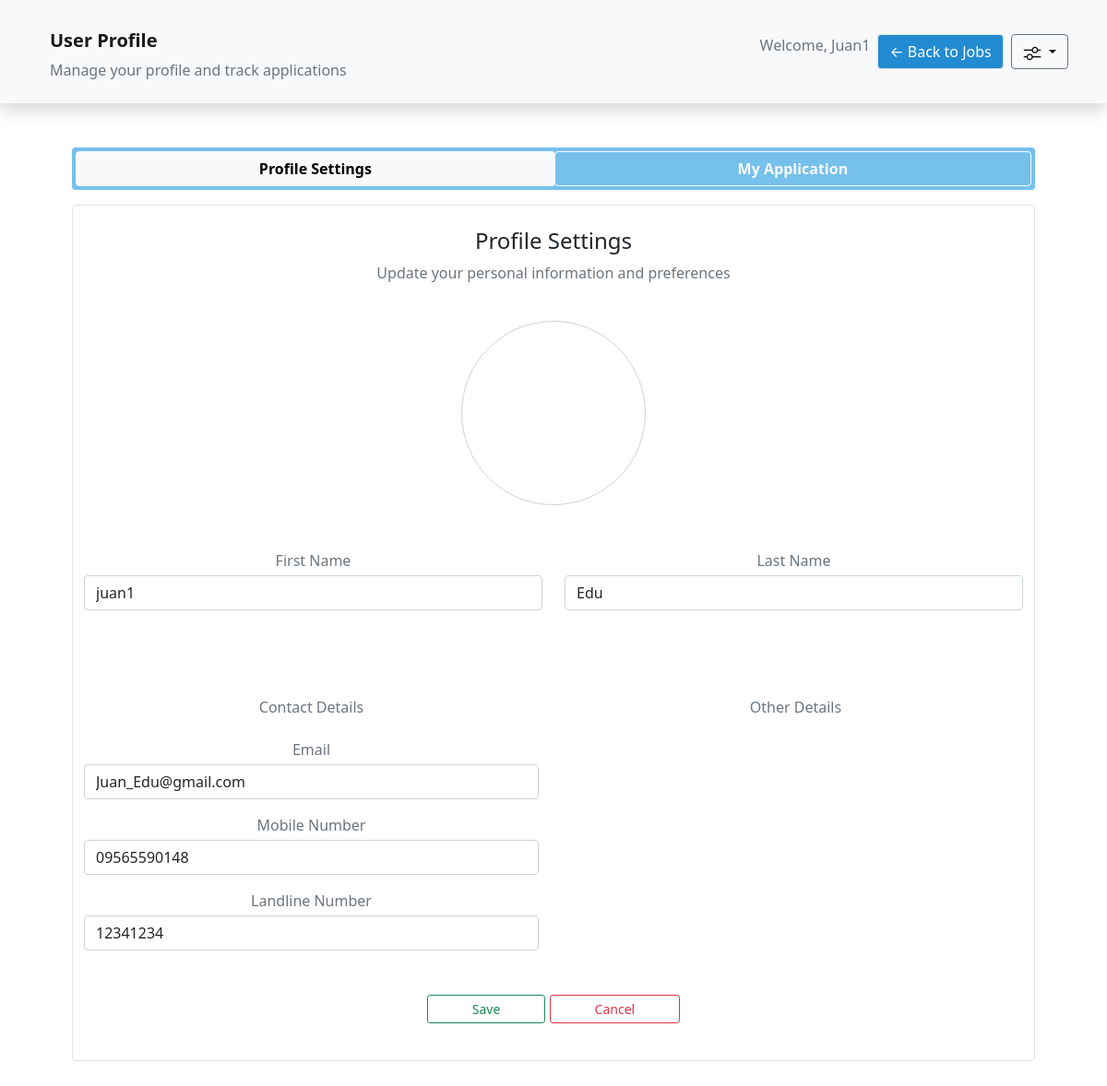
/public/ (signed in), run on an earlier commit of the app's database.
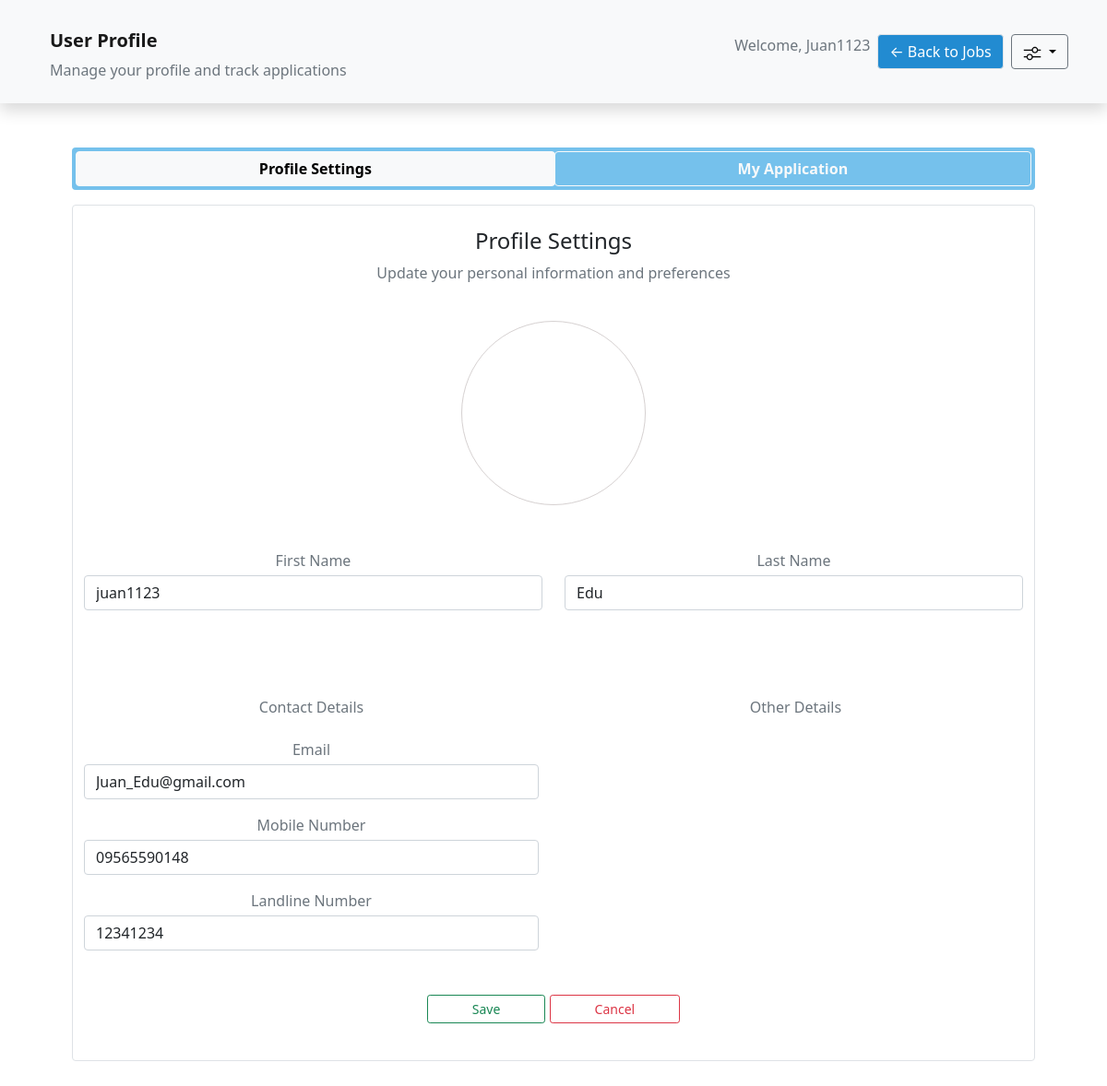
And on a later commit of the database.
### my_app/models.py (models this page shows, shortened)
class Users(db.Model,UserMixin):
    id = db.Column(db.Integer(),primary_key=True)
    firstname=db.Column(db.String(length=30),nullable=False)
    lastname=db.Column(db.String(length=30),nullable=False)
    email_address=db.Column(db.String(length=50),nullable=False,unique=True)
    password_hash=db.Column(db.String(length=30),nullable=False)
    mobile_number = db.Column(db.String(length=11),nullable=True)
    phone_number = db.Column(db.String(length=8),nullable=True)
    rel_id_jobs = db.relationship('Jobs',backref='rel_id_jobs',lazy=True)
    department_id =db.Column(db.Integer(),db.ForeignKey('department.id'))
    user_type_id = db.Column(db.Integer(),db.ForeignKey('usertype.id'))
    user_type = db.relationship('Usertype')
    creation_date = db.Column(db.Date(),nullable=False)
    write_date =  db.Column(db.Date(),nullable=False)
    @property
    def password(self):
        return self.password

### my_app/routes.py (the view, shortened to what this page needs)
@app.route('/public/',methods=["GET","POST"])
@login_required
def public_dashboard():
    form=PersonalInfoForm(obj=current_user)
    if current_user.user_type.name != "public":
        return redirect(url_for("home_page"))
    return render_template('public/public_dashboard.html',show_navbar=False,form=form)

### my_app/forms.py
class PersonalInfoForm(FlaskForm):
    firstname = StringField(label='First Name', validators=[Length(min=3,max=30), DataRequired()])
    lastname = StringField(label='Last Name', validators=[Length(min=3,max=30), DataRequired()])
    email_address=StringField(label='Email', validators=[Email(), DataRequired()])
    mobile_number = StringField(label='Mobile Number', validators=[Length(min=11,max=11), DataRequired()])
    phone_number=StringField(label='Landline Number', validators=[Length(min=8,max=8)],default=('00000000'))
    update=SubmitField(label='Save')
    cancel=SubmitField(label='Cancel')

### my_app/models.py (called while the page is built)
@login_manager.user_loader
def load_user(user_id):
    return Users.query.get(int(user_id))

### my_app/templates/public/public_dashboard.html (shortened to what this page needs)
{% extends "dashboard/base_dashboard.html"%}
{% block nav %}
<li class="nav-item ">
    <span class="text-muted UserProf">Welcome, {{ current_user.firstname|capitalize }} </span>
</li>
<li class="nav-item">
    <button id="nav-btn" type="button" class="btn btn-light fw-normal border" onclick="location.href='{{ url_for('career_page') }}'">
    ← Back to Jobs
    </button>
</li>
<li class="nav-item">
    <div class="dropdown">
        <button class="btn btn-light dropdown-toggle border border-secondary" type="button" id="dropdownMenuButton2" data-bs-toggle="dropdown" aria-expanded="false">
            <img src="{{ url_for('static', filename='builtin/icons/menu-button.png') }}" width="20" alt="Menu Icon">
        </button>
    </div>
</li>
{% endblock%}
{% block section %}
<div class="container p-5">
    <div id='btn-group-container' class="container-fluid p-1 mb-3 rounded btn-group-container">
        <div class="btn-group  w-100" role="group" aria-label="Form Navigation">
            <button type="button" class="btn btn-outline-light fw-bold rounded active" id="btn-personal">Profile Settings</button>
            <button type="button" class="btn btn-outline-light fw-bold rounded" id="btn-application">My Application</button>
        </div>
    </div>
    <div id="section-personal" class="form-section container-fluid border rounded py-4">
        <div class="d-flex flex-column align-items-center justify-content-center pb-4">
            <h4>Profile Settings</h4>
            <p class="text-muted">Update your personal information and preferences</p>
        </div>
        <form method="POST">
            <div class="avatar pb-5">
                <div class="avatar-pic">
                </div>
            </div>
            <div class="row row-cols-1 row-cols-lg-2 mb-5 text-muted">
                <div class="col text-center">
                    {{ form.firstname.label(class="mb-1") }}
                    {{ form.firstname(class="form-control", placeholder="Juan") }}
                </div>
                <div class="col text-center">
                    {{ form.lastname.label(class="mb-1") }}
                    {{ form.lastname(class="form-control", placeholder="Dela Cruz") }}
                </div>
            </div>
            <div class="row">
                <div class="col-12 col-lg-6 text-center text-muted py-5 pe-lg-3">
                    <h6 class="mb-4">Contact Details</h6>
                    <div class="mb-3">
                        {{ form.email_address.label(class="mb-1") }}
                        {{ form.email_address(class="form-control", placeholder="your@email.com") }}
                    </div>
                    <div class="mb-3">
                        {{ form.mobile_number.label(class="mb-1") }}
                        {{ form.mobile_number(class="form-control", placeholder="+63*") }}
                    </div>
                    <div>
                        {{ form.phone_number.label(class="mb-1") }}
                        {{ form.phone_number(class="form-control", placeholder="0000-0000") }}
                    </div>
                </div>
                <div class="col-12 col-lg-6 text-center text-muted py-5 ps-lg-3">
                    <h6 class="mb-4">Other Details</h6>
                </div>
            </div>
            <div class="text-center mb-3">
                {{form.update(class="btn btn-sm btn-outline-success text-success px-5")}}
                {{form.cancel (class="btn btn-sm btn-outline-danger text-danger px-5")}}
            </div>
        </form>
    </div>
</div>
{% endblock%}

### my_app/templates/dashboard/base_dashboard.html (shortened to what this page needs)
{% extends "base.html"%}
{% block content %}
    <nav class="navbar navbar-expand-lg navbar-light bg-light shadow p-4">
        <div class="container">
            {% if current_user.user_type.name=='admin' or current_user.user_type.name=='internal'%}
                <div class="d-flex w-100 justify-content-between align-items-center position-relative">
                    <button class="btn btn-light d-flex justify-content-center align-items-center p-2 dashboard_side_btn" type="button" data-bs-toggle="offcanvas" data-bs-target="#offcanvasScrolling" aria-controls="offcanvasScrolling">
                        <img src="{{ url_for('static', filename='builtin/icons/menu-button.png') }}" width="20" alt="Menu Icon">
                    </button>
                    <div class="position-absolute start-50 translate-middle-x text-center">
                        <a class="navbar-brand fw-bold mb-0" href="{{ url_for('admin_dashboard') }}">
                            <span>{{ current_user.user_type|capitalize }}</span> Dashboard
                        </a>
                        <div class="text-muted small">Welcome back, {{ current_user.firstname|capitalize }}</div>
                    </div>
                    <button class="navbar-toggler" type="button" data-bs-toggle="collapse" data-bs-target="#navbarNavAltMarkup" aria-controls="navbarNavAltMarkup" aria-expanded="false" aria-label="Toggle navigation">
                        <span class="navbar-toggler-icon"></span>
                    </button>
                </div>
            {% else %}
                <div class="container-fluid">
                    <div class="d-flex justify-content-between align-items-center flex-wrap">
                        <a class="navbar-brand fw-bold" href="{{url_for('admin_dashboard')}}">User Profile</a>
                    </div>
                    <span class="text-sm text-muted UserProf">Manage your profile and track applications</span>
                </div>
            {% endif %}
            <div class="collapse navbar-collapse text-end text-nowrap" id="navbarNavAltMarkup">
                <ul class="navbar-nav ms-auto gap-2 ">
                    {% block nav%}
                    {% endblock%}
                </ul>
            </div>
        </div>
    </nav>
    <section class="main-content">
    {% block section %}{% endblock%}
    </section>
{% endblock%}

### my_app/templates/base.html (shortened to what this page needs)
<!DOCTYPE html>
<html lang="en">
<head>
    <link href="https://cdn.jsdelivr.net/npm/bootstrap@5.0.2/dist/css/bootstrap.min.css" rel="stylesheet">
    <link rel="stylesheet" href="https://cdn.jsdelivr.net/npm/bootstrap-icons@1.3.0/font/bootstrap-icons.css">
    <link href="https://cdn.jsdelivr.net/npm/remixicon@3.2.0/fonts/remixicon.css" rel="stylesheet">
    <link rel= "stylesheet" href= "{{ url_for('static',filename='style.css') }}">
</head>
<body>
    {% block content%}
    {% endblock%}
</body>
</html>

### my_app/static/style.css (style rules this page uses)
:root { --primary-color: #e0ebed; --text-dark: #231e22; --text-light: #767268; --extra-light: #f3f4f6; --white: #ffffff; --teal: #20c997; --info: #53b8f3; --max-width: 1200px; }
* { padding: 0; margin: 0; box-sizing: border-box; }
#nav-btn { color: #ffffff; background-color: #228bd1; white-space: nowrap; }
.main-content,.navbar { transition: margin 0.3s ease; }
.form-section { transition: all 0.5s ease-in-out; }
.btn-group-container { background-color: #75c1ec; }
.avatar { display: flex; justify-content: center; align-items: center; }
.avatar-pic { border-radius: 120px; width: 200px; height: 200px; border: 1px solid rgb(214, 209, 209); }

What changed in the data, as far as the page shows it:
changed Users "Edu": firstname "Juan1" → "Juan1123"; firstname "juan1" → "juan1123"
